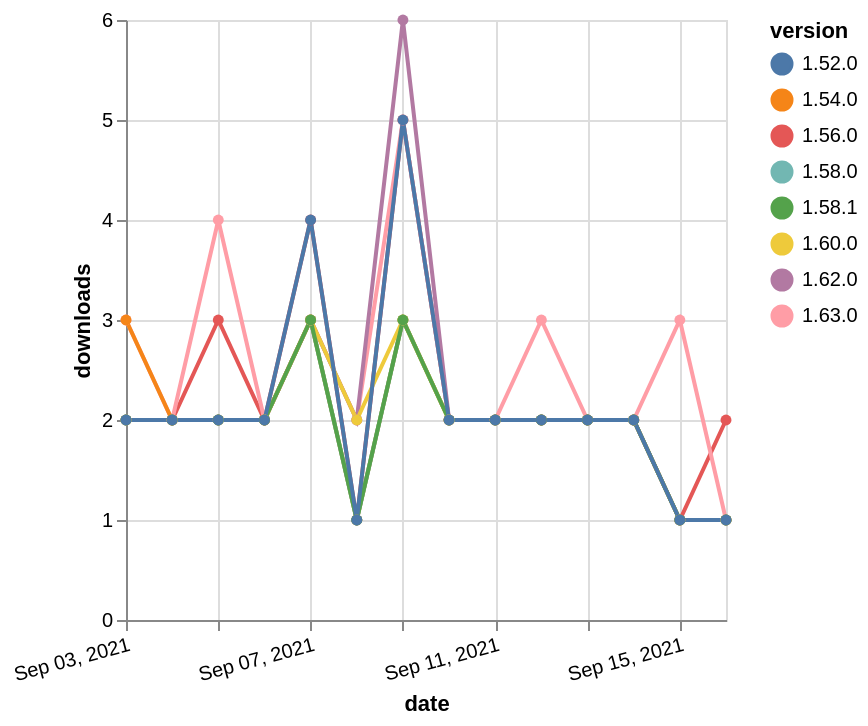

Vega-Lite specification for this chart:
### Vega-Lite specification from a JSON file in a GitHub repository (floating-point values rounded to 4 significant figures)
{"$schema": "https://vega.github.io/schema/vega-lite/v5.json", "description": "A simple bar chart with embedded data.", "data": {"values": [{"date": "2021-09-03", "total": 2472, "delta": 2, "version": "1.56.0"}, {"date": "2021-09-04", "total": 2474, "delta": 2, "version": "1.56.0"}, {"date": "2021-09-05", "total": 2477, "delta": 3, "version": "1.56.0"}, {"date": "2021-09-06", "total": 2479, "delta": 2, "version": "1.56.0"}, {"date": "2021-09-07", "total": 2483, "delta": 4, "version": "1.56.0"}, {"date": "2021-09-08", "total": 2484, "delta": 1, "version": "1.56.0"}, {"date": "2021-09-09", "total": 2489, "delta": 5, "version": "1.56.0"}, {"date": "2021-09-10", "total": 2491, "delta": 2, "version": "1.56.0"}, {"date": "2021-09-11", "total": 2493, "delta": 2, "version": "1.56.0"}, {"date": "2021-09-12", "total": 2495, "delta": 2, "version": "1.56.0"}, {"date": "2021-09-13", "total": 2497, "delta": 2, "version": "1.56.0"}, {"date": "2021-09-14", "total": 2499, "delta": 2, "version": "1.56.0"}, {"date": "2021-09-15", "total": 2500, "delta": 1, "version": "1.56.0"}, {"date": "2021-09-16", "total": 2502, "delta": 2, "version": "1.56.0"}, {"date": "2021-09-03", "total": 1058, "delta": 3, "version": "1.63.0"}, {"date": "2021-09-04", "total": 1060, "delta": 2, "version": "1.63.0"}, {"date": "2021-09-05", "total": 1064, "delta": 4, "version": "1.63.0"}, {"date": "2021-09-06", "total": 1066, "delta": 2, "version": "1.63.0"}, {"date": "2021-09-07", "total": 1069, "delta": 3, "version": "1.63.0"}, {"date": "2021-09-08", "total": 1071, "delta": 2, "version": "1.63.0"}, {"date": "2021-09-09", "total": 1076, "delta": 5, "version": "1.63.0"}, {"date": "2021-09-10", "total": 1078, "delta": 2, "version": "1.63.0"}, {"date": "2021-09-11", "total": 1080, "delta": 2, "version": "1.63.0"}, {"date": "2021-09-12", "total": 1083, "delta": 3, "version": "1.63.0"}, {"date": "2021-09-13", "total": 1085, "delta": 2, "version": "1.63.0"}, {"date": "2021-09-14", "total": 1087, "delta": 2, "version": "1.63.0"}, {"date": "2021-09-15", "total": 1090, "delta": 3, "version": "1.63.0"}, {"date": "2021-09-16", "total": 1091, "delta": 1, "version": "1.63.0"}, {"date": "2021-09-03", "total": 2590, "delta": 3, "version": "1.54.0"}, {"date": "2021-09-04", "total": 2592, "delta": 2, "version": "1.54.0"}, {"date": "2021-09-05", "total": 2594, "delta": 2, "version": "1.54.0"}, {"date": "2021-09-06", "total": 2596, "delta": 2, "version": "1.54.0"}, {"date": "2021-09-07", "total": 2599, "delta": 3, "version": "1.54.0"}, {"date": "2021-09-08", "total": 2600, "delta": 1, "version": "1.54.0"}, {"date": "2021-09-09", "total": 2603, "delta": 3, "version": "1.54.0"}, {"date": "2021-09-10", "total": 2605, "delta": 2, "version": "1.54.0"}, {"date": "2021-09-11", "total": 2607, "delta": 2, "version": "1.54.0"}, {"date": "2021-09-12", "total": 2609, "delta": 2, "version": "1.54.0"}, {"date": "2021-09-13", "total": 2611, "delta": 2, "version": "1.54.0"}, {"date": "2021-09-14", "total": 2613, "delta": 2, "version": "1.54.0"}, {"date": "2021-09-15", "total": 2614, "delta": 1, "version": "1.54.0"}, {"date": "2021-09-16", "total": 2615, "delta": 1, "version": "1.54.0"}, {"date": "2021-09-03", "total": 2069, "delta": 2, "version": "1.58.0"}, {"date": "2021-09-04", "total": 2071, "delta": 2, "version": "1.58.0"}, {"date": "2021-09-05", "total": 2073, "delta": 2, "version": "1.58.0"}, {"date": "2021-09-06", "total": 2075, "delta": 2, "version": "1.58.0"}, {"date": "2021-09-07", "total": 2078, "delta": 3, "version": "1.58.0"}, {"date": "2021-09-08", "total": 2079, "delta": 1, "version": "1.58.0"}, {"date": "2021-09-09", "total": 2082, "delta": 3, "version": "1.58.0"}, {"date": "2021-09-10", "total": 2084, "delta": 2, "version": "1.58.0"}, {"date": "2021-09-11", "total": 2086, "delta": 2, "version": "1.58.0"}, {"date": "2021-09-12", "total": 2088, "delta": 2, "version": "1.58.0"}, {"date": "2021-09-13", "total": 2090, "delta": 2, "version": "1.58.0"}, {"date": "2021-09-14", "total": 2092, "delta": 2, "version": "1.58.0"}, {"date": "2021-09-15", "total": 2093, "delta": 1, "version": "1.58.0"}, {"date": "2021-09-16", "total": 2094, "delta": 1, "version": "1.58.0"}, {"date": "2021-09-03", "total": 1496, "delta": 2, "version": "1.62.0"}, {"date": "2021-09-04", "total": 1498, "delta": 2, "version": "1.62.0"}, {"date": "2021-09-05", "total": 1500, "delta": 2, "version": "1.62.0"}, {"date": "2021-09-06", "total": 1502, "delta": 2, "version": "1.62.0"}, {"date": "2021-09-07", "total": 1505, "delta": 3, "version": "1.62.0"}, {"date": "2021-09-08", "total": 1507, "delta": 2, "version": "1.62.0"}, {"date": "2021-09-09", "total": 1513, "delta": 6, "version": "1.62.0"}, {"date": "2021-09-10", "total": 1515, "delta": 2, "version": "1.62.0"}, {"date": "2021-09-11", "total": 1517, "delta": 2, "version": "1.62.0"}, {"date": "2021-09-12", "total": 1519, "delta": 2, "version": "1.62.0"}, {"date": "2021-09-13", "total": 1521, "delta": 2, "version": "1.62.0"}, {"date": "2021-09-14", "total": 1523, "delta": 2, "version": "1.62.0"}, {"date": "2021-09-15", "total": 1524, "delta": 1, "version": "1.62.0"}, {"date": "2021-09-16", "total": 1525, "delta": 1, "version": "1.62.0"}, {"date": "2021-09-03", "total": 1686, "delta": 2, "version": "1.60.0"}, {"date": "2021-09-04", "total": 1688, "delta": 2, "version": "1.60.0"}, {"date": "2021-09-05", "total": 1690, "delta": 2, "version": "1.60.0"}, {"date": "2021-09-06", "total": 1692, "delta": 2, "version": "1.60.0"}, {"date": "2021-09-07", "total": 1695, "delta": 3, "version": "1.60.0"}, {"date": "2021-09-08", "total": 1697, "delta": 2, "version": "1.60.0"}, {"date": "2021-09-09", "total": 1700, "delta": 3, "version": "1.60.0"}, {"date": "2021-09-10", "total": 1702, "delta": 2, "version": "1.60.0"}, {"date": "2021-09-11", "total": 1704, "delta": 2, "version": "1.60.0"}, {"date": "2021-09-12", "total": 1706, "delta": 2, "version": "1.60.0"}, {"date": "2021-09-13", "total": 1708, "delta": 2, "version": "1.60.0"}, {"date": "2021-09-14", "total": 1710, "delta": 2, "version": "1.60.0"}, {"date": "2021-09-15", "total": 1711, "delta": 1, "version": "1.60.0"}, {"date": "2021-09-16", "total": 1712, "delta": 1, "version": "1.60.0"}, {"date": "2021-09-03", "total": 1857, "delta": 2, "version": "1.58.1"}, {"date": "2021-09-04", "total": 1859, "delta": 2, "version": "1.58.1"}, {"date": "2021-09-05", "total": 1861, "delta": 2, "version": "1.58.1"}, {"date": "2021-09-06", "total": 1863, "delta": 2, "version": "1.58.1"}, {"date": "2021-09-07", "total": 1866, "delta": 3, "version": "1.58.1"}, {"date": "2021-09-08", "total": 1867, "delta": 1, "version": "1.58.1"}, {"date": "2021-09-09", "total": 1870, "delta": 3, "version": "1.58.1"}, {"date": "2021-09-10", "total": 1872, "delta": 2, "version": "1.58.1"}, {"date": "2021-09-11", "total": 1874, "delta": 2, "version": "1.58.1"}, {"date": "2021-09-12", "total": 1876, "delta": 2, "version": "1.58.1"}, {"date": "2021-09-13", "total": 1878, "delta": 2, "version": "1.58.1"}, {"date": "2021-09-14", "total": 1880, "delta": 2, "version": "1.58.1"}, {"date": "2021-09-15", "total": 1881, "delta": 1, "version": "1.58.1"}, {"date": "2021-09-16", "total": 1882, "delta": 1, "version": "1.58.1"}, {"date": "2021-09-03", "total": 3093, "delta": 2, "version": "1.52.0"}, {"date": "2021-09-04", "total": 3095, "delta": 2, "version": "1.52.0"}, {"date": "2021-09-05", "total": 3097, "delta": 2, "version": "1.52.0"}, {"date": "2021-09-06", "total": 3099, "delta": 2, "version": "1.52.0"}, {"date": "2021-09-07", "total": 3103, "delta": 4, "version": "1.52.0"}, {"date": "2021-09-08", "total": 3104, "delta": 1, "version": "1.52.0"}, {"date": "2021-09-09", "total": 3109, "delta": 5, "version": "1.52.0"}, {"date": "2021-09-10", "total": 3111, "delta": 2, "version": "1.52.0"}, {"date": "2021-09-11", "total": 3113, "delta": 2, "version": "1.52.0"}, {"date": "2021-09-12", "total": 3115, "delta": 2, "version": "1.52.0"}, {"date": "2021-09-13", "total": 3117, "delta": 2, "version": "1.52.0"}, {"date": "2021-09-14", "total": 3119, "delta": 2, "version": "1.52.0"}, {"date": "2021-09-15", "total": 3120, "delta": 1, "version": "1.52.0"}, {"date": "2021-09-16", "total": 3121, "delta": 1, "version": "1.52.0"}]}, "width": "container", "mark": {"type": "line", "point": {"filled": true}}, "encoding": {"x": {"field": "date", "type": "temporal", "timeUnit": "yearmonthdate", "title": "date", "axis": {"labelAngle": -15}}, "y": {"field": "delta", "type": "quantitative", "title": "downloads"}, "color": {"field": "version", "type": "nominal"}, "tooltip": {"field": "delta"}}}
